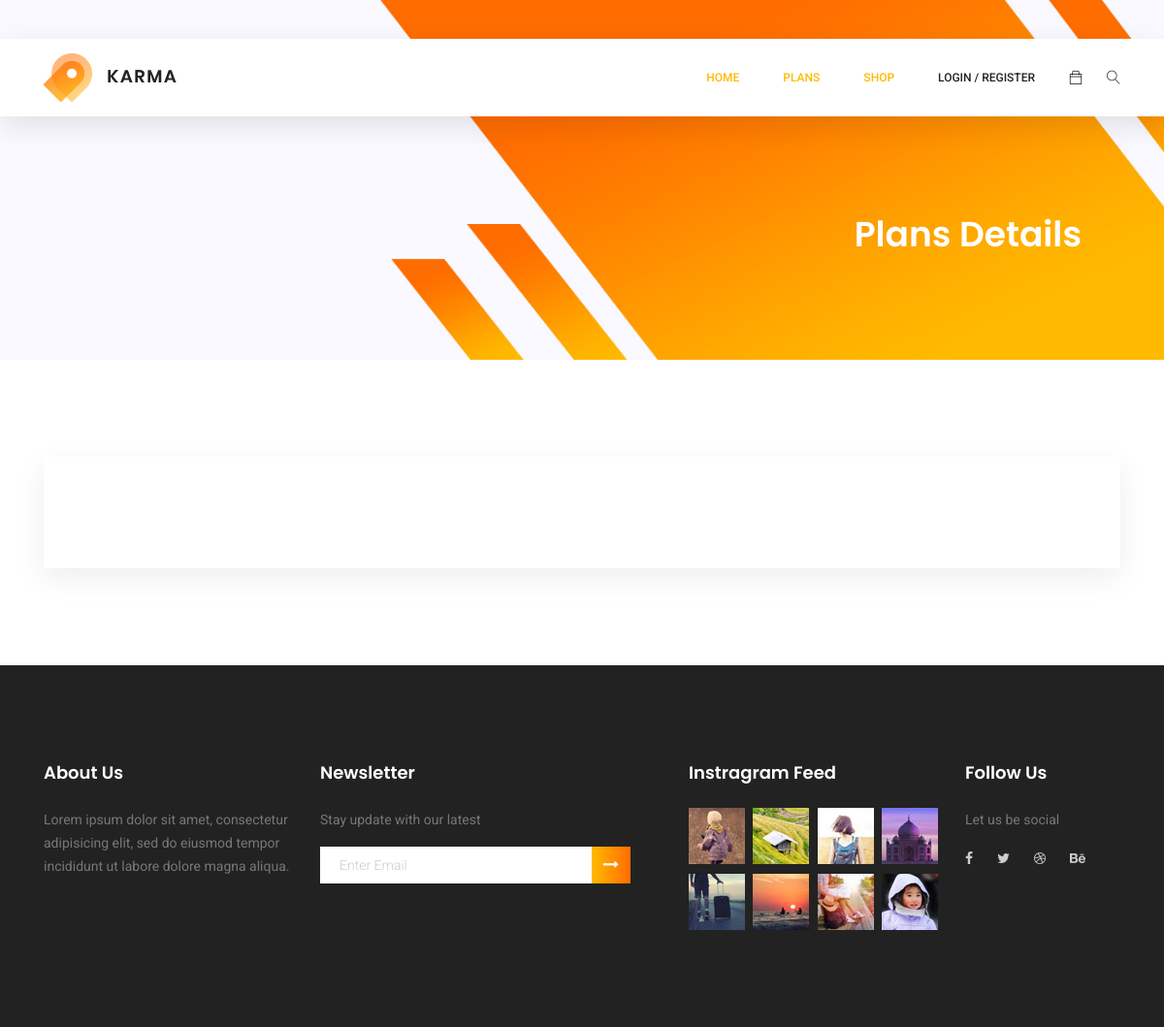
/user/plans/, run on an earlier commit of the app's database.
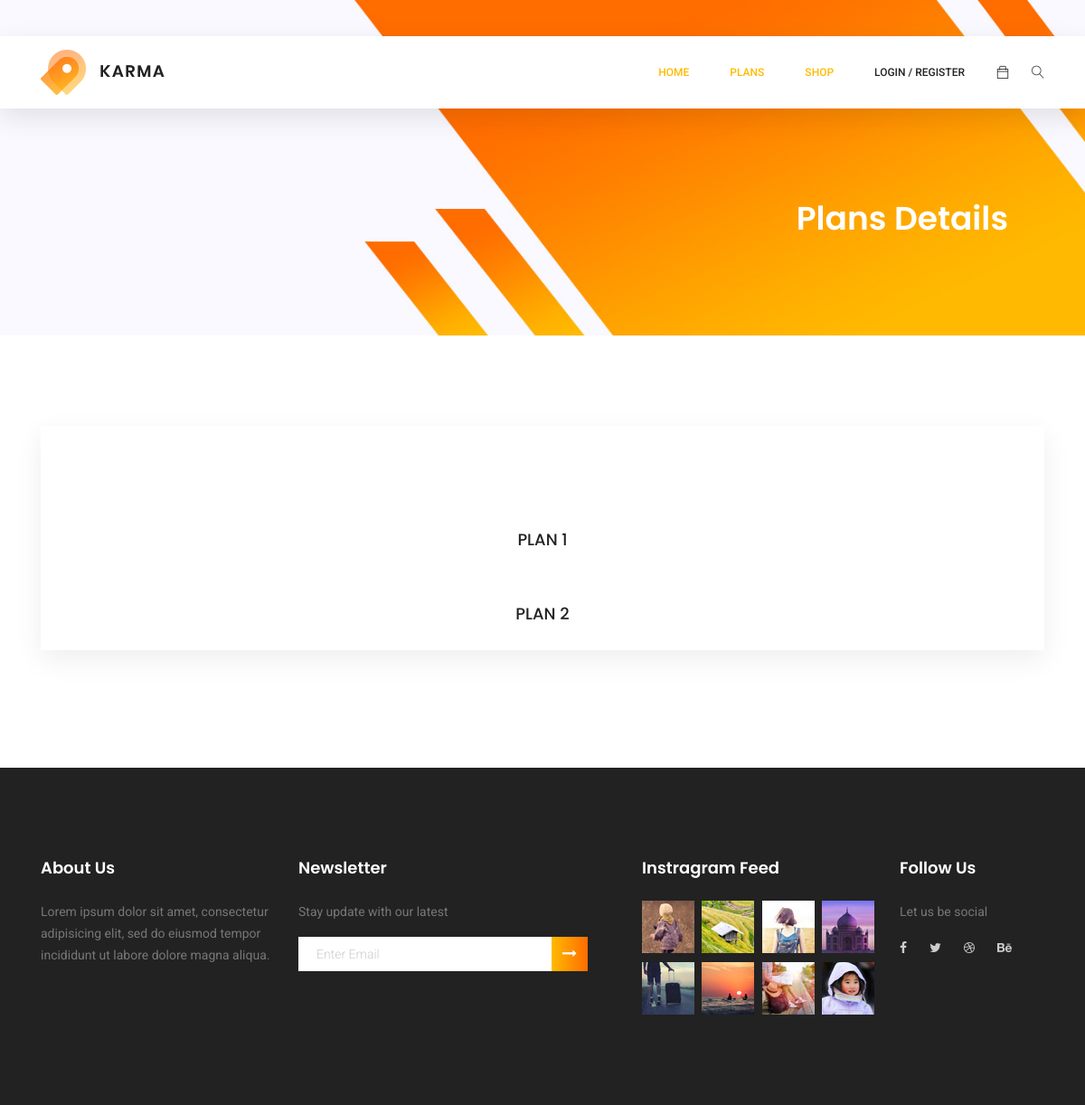
And on a later commit of the database.
### users/models.py (models this page shows)
class Plans(models.Model):
    title = models.CharField(max_length=255, default=None)
    price = models.FloatField(default=0)
    active = models.BooleanField(default=True)
    is_default = models.BooleanField(default=False)
    durations = models.CharField(choices=plan_durations, max_length=50)
    def __str__(self):
        return self.title

### users/views.py (the view, shortened to what this page needs)
# urls.py: path('plans/', plans, name='plans'),
def plans(request):
    plan_details = Plans.objects.filter(active=True)
    plans = []
    for plan in plan_details:
        plans.append(plan)
    return render(request, 'available_plans.html', {'user_plan':plans})

### users/templates/available_plans.html
{% extends 'base.html' %}
{% load static %}
{% block content %}
	<section class="banner-area organic-breadcrumb">
		<div class="container">
			<div class="breadcrumb-banner d-flex flex-wrap align-items-center justify-content-end">
				<div class="col-first">
					<h1>Plans Details</h1>
				</div>
			</div>
		</div>
	</section>
	<section class="login_box_area section_gap">
		<div class="container">
			<div class="login_form_inner">
				{% if select %}
				<h3 style="padding-bottom: 30px;">Current Plan: {{user_plan.plan}}</h3>
				<h3 style="padding-bottom: 30px;">Activation Date: {{user_plan.activated_date}}</h3>
				<h3 style="padding-bottom: 30px;">Expire Date: {{user_plan.expire_date}}</h3>
				<h3 style="padding-bottom: 30px;">Price: {{user_plan.price}}</h3>
				<form method="POST" action={% url 'users:update_plan' %} class="row login_form">
					{% csrf_token %}
					<select name="plan" class="form-control">
					{% for plan in plans %}
					<option value="{{ plan.id }}">{{ plan }}</option>
					{% endfor %}
					</select>
					<button type="submit" value="submit" class="form-control">Change Plan</button>
				</form>
				{% else %}
					{% for plan in user_plan %}
					<h3 style="padding-bottom: 30px;">{{plan}}</h3>
					{% endfor %}
				{% endif %}
			</div>
		</div>
	</section>
{% endblock content %}

What changed in the data, as far as the page shows it:
added Plans: title "PLAN 1"
added Plans: title "PLAN 2"
